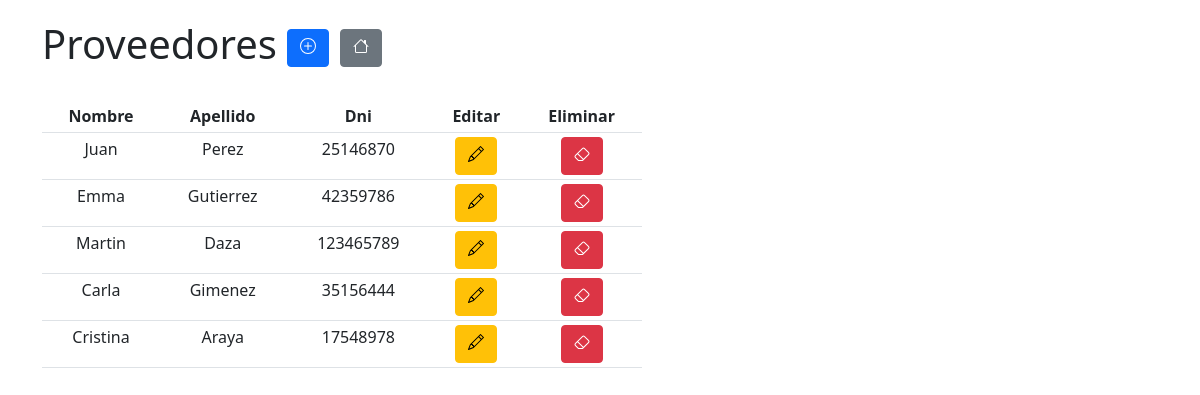
Before: /compras/proveedores/lista with the older database file.
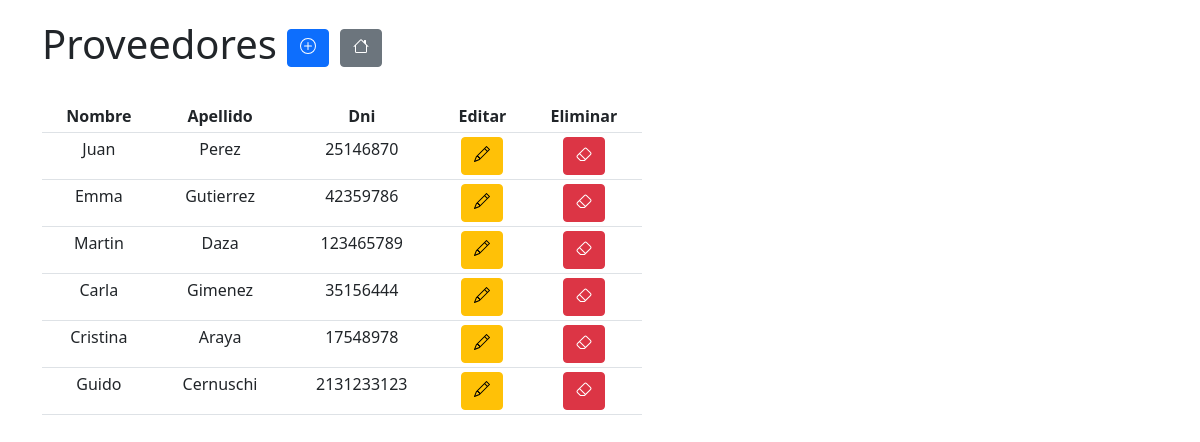
After: the same page with the newer database file.
### compra/models.py (models this page shows, shortened)
class Proveedor(models.Model):
    nombre_prov = models.CharField(max_length=100, default="Null", verbose_name ="Nombre")
    apellido_prov = models.CharField(max_length=100, default="", verbose_name ="Apellido")
    dni_prov = models.IntegerField(default=0, verbose_name ="Dni")

### compra/views.py (the view)
# urls.py: path('compras/proveedores/lista', views.lista_proveedores, name='lista_proveedores'),
def lista_proveedores (request):
    proveedores = Proveedor.objects.all()
    return render(request, 'lista_proveedores.html', {'proveedores': proveedores})

### compra/templates/lista_proveedores.html (shortened to what this page needs)
<!DOCTYPE html>
<html lang="en">
<head>
    <link href="https://cdn.jsdelivr.net/npm/bootstrap@5.1.3/dist/css/bootstrap.min.css" rel="stylesheet">
</head>
<body>
    <section class="jumbotron">
        <div class="container">
            <h1 class="titulo">
                Proveedores
                <a href="{% url 'formulario_crear_proveedor' %}" class="btn btn-primary">
                </a>
                <a href="{% url 'index' %}" class="btn btn-secondary">
                    <i class="bi bi-house">
                    </i>
                </a>
            </h1>
            <br>
            <table id="tabla-principal" class="table table-sm">
                <tr>
                    <th>Nombre</th>
                    <th>Apellido</th>
                    <th>Dni</th>
                    <th>Editar</th>
                    <th>Eliminar</th>
                </tr>
                {% for proveedor in proveedores %}
                <tr>
                    <td>{{proveedor.nombre_prov}}</td>
                    <td>{{proveedor.apellido_prov}}</td>
                    <td>{{proveedor.dni_prov}}</td>
                    <td>
                        <a href="{% url 'formulario_proveedor' proveedor.id %}" class="btn btn-warning">
                        </a>
                    </td>
                    <td>
                        <a href="{% url 'eliminar_proveedor' proveedor.id %}" class="btn btn-danger">
                        </a>
                    </td>
                </tr>
                {% endfor %}
            </table>
        </div>
    </section>
</body>
</html>

Changed rows visible on the page:
added Proveedor: nombre_prov "Guido", apellido_prov "Cernuschi", dni_prov "2131233123"
